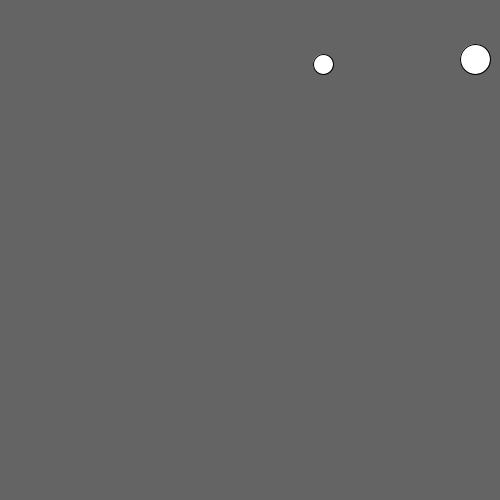
Frame 1 (no input)
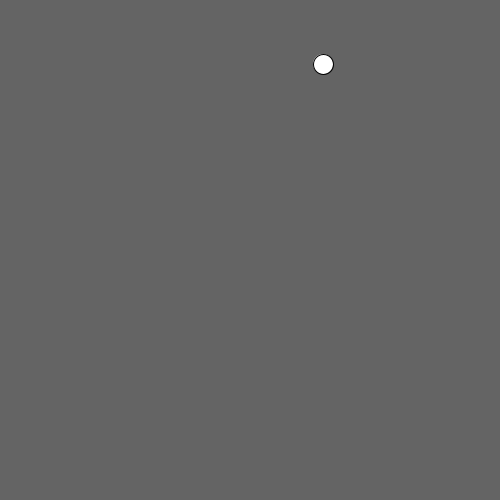
Frame 60 (the mouse pressed at the canvas centre just before this capture)
Frame 120 (the mouse held since frame 60 and released just before this capture): identical to frame 60, image omitted

The Processing sketch that drew these frames (run headless with seeded random() and noise(); from frame 60 on, the mouse is pressed at the canvas centre):

// Processing sketch: w13_force
// ── w13_force.pde
Orb uno;
Orb dos;
PVector gravity;
PVector wind;
int s1;
int s2;

void setup(){
  size (500, 500);
  s1= 20;
  s2= 30;
uno = new Orb(int(random(width)), int(random(height/2)), s1);
dos = new Orb(int(random(width)), int(random(height/2)), s2);
gravity = new PVector(0, 1);
wind = new PVector(1, 0);}


void draw(){
background(100);
uno.display();
dos.display();
uno.applyForce(gravity);
uno.run();
dos.applyForce(wind);
dos.run();

println(uno.v);}

// ── Orb.pde
class Orb {


int size;
PVector p;
PVector v;
PVector a;
  
Orb(int x, int y, int s){
p = new PVector(x, y);
v = new PVector(0, 0);
a = new PVector(0, 0);
size = s;}

void display(){
  circle(p.x, p.y, size);
}

void run(){
v.x= v.x+a.x;
p.x=p.x+v.x;

}
void applyForce(PVector force){
a.x=a.x+force.x;
a.y=a.y+force.y;}







}
